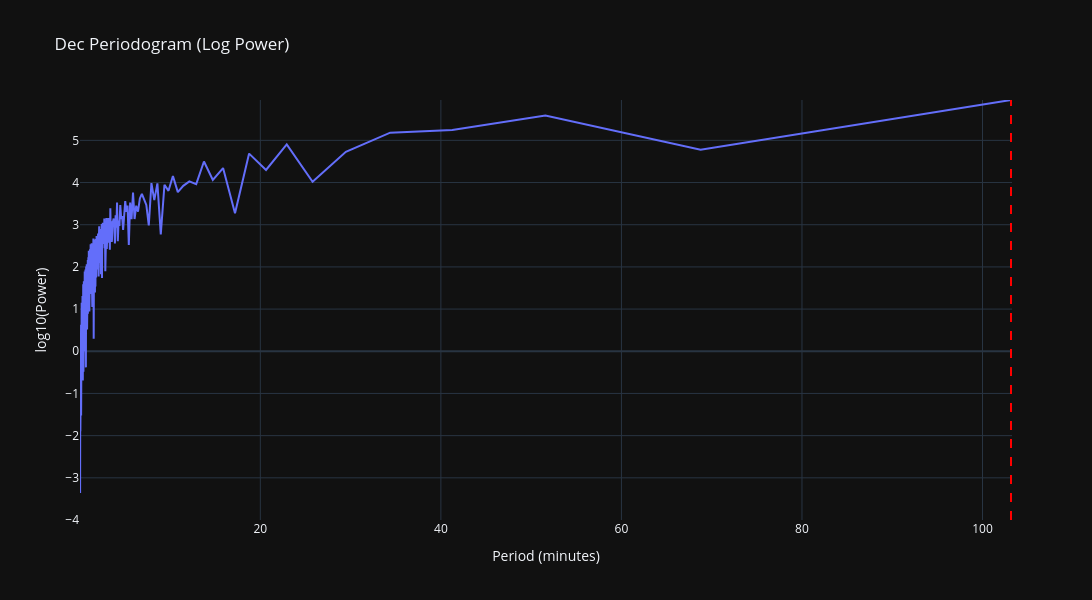

Write notebook code for a chart like this one.
### Code cell
periods_min = 1 / freqs / 60
log_power = np.log10(power)
max_y = np.max(log_power)
fig = go.Figure()

fig.add_trace(go.Scatter(
    x=periods_min,
    y=log_power,
    mode='lines',
    name='log10(Power)'
))

fig.add_vline(x=worm_period_sec/60, line_dash="dash", line_color="red")

fig.update_layout(
    title="Dec Periodogram (Log Power)",
    xaxis_title="Period (minutes)",
    yaxis_title="log10(Power)", 
    height=600, width=1200, template="plotly_dark",
)
max_y
fig.update_yaxes(range=[ -4, max_y])

fig.show()

### Figure 1 — Plotly figure (JSON) as saved in the notebook; plotly's stock layout.template omitted (floating-point values rounded to 4 significant figures; data arrays with more than 128 entries replaced by an {"elided": "..."} marker saying what was removed)
{"data": [{"mode": "lines", "name": "log10(Power)", "type": "scatter", "x": {"elided": "9506 float values"}, "y": {"elided": "9506 float values"}}], "layout": {"height": 600, "shapes": [{"line": {"color": "red", "dash": "dash"}, "type": "line", "x0": 103.2, "x1": 103.2, "xref": "x", "y0": 0, "y1": 1, "yref": "y domain"}], "title": {"text": "Dec Periodogram (Log Power)"}, "width": 1200, "xaxis": {"title": {"text": "Period (minutes)"}}, "yaxis": {"range": [-4, 5.957], "title": {"text": "log10(Power)"}}}}
